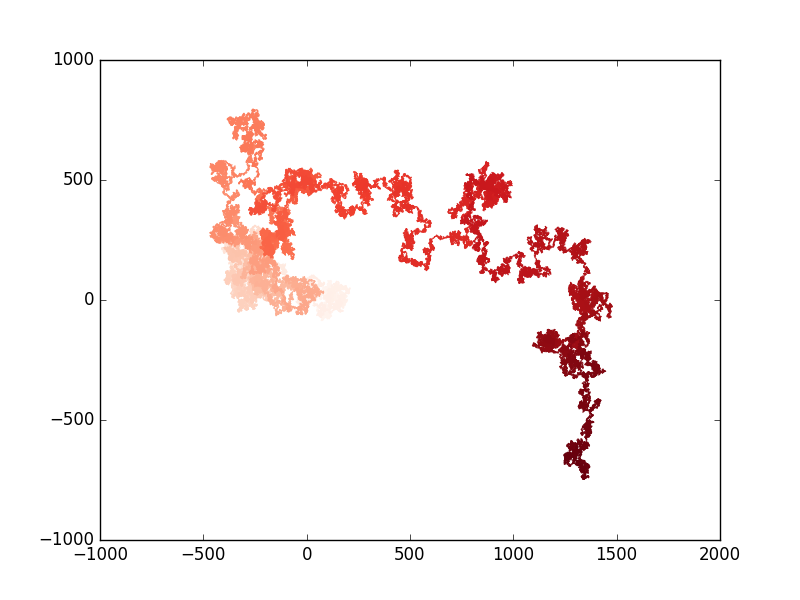

Source code (Python):
from random import *
import matplotlib.pyplot as plt

class RandomChart:
    def __init__(self,num_points=5000):
        self.num_points = num_points
        self.x_val = [0]
        self.y_val = [0]
        
    def fill(self):
        while len(self.x_val) < self.num_points:
            x_way = choice([1,-1])
            x_dist = choice([1,2,3,4])
            x_step = x_way*x_dist
            
            y_way = choice([1,-1])
            y_dist = choice([1,2,3,4])
            y_step = y_way *y_dist
            
            if x_step == 0  and y_step == 0:
                continue
            
            x = self.x_val[-1] + x_step
            y = self.y_val[-1]+y_step
            self.x_val.append(x)
            self.y_val.append(y)
         
run = input("Make a chart (y/n): ")
while run != "n":              
    rc = RandomChart(100_000)
    rc.fill()

    plt.style.use('classic')
    fig,ax = plt.subplots()
    point_numbers = range(rc.num_points)
    ax.scatter(rc.x_val,rc.y_val,c=point_numbers,cmap=plt.cm.Reds,edgecolors="none", s=1)

    plt.savefig("random_chart.png")
    plt.show()     
    
    run = input("Make another (y/n): ")